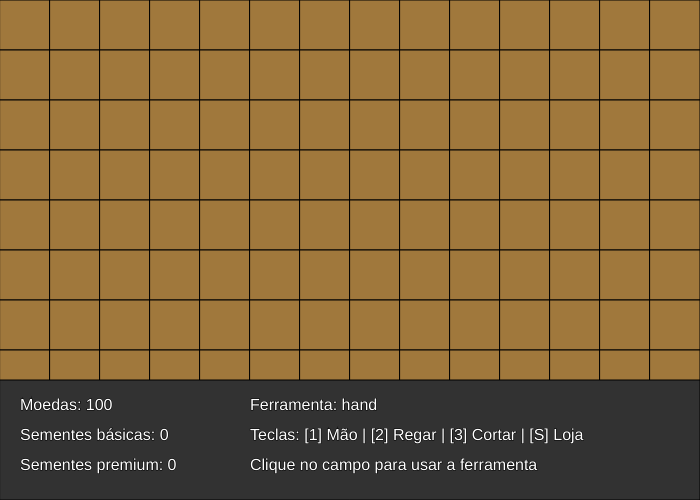
Frame 1 (no input)
Frame 60 (no input): identical to frame 1, image omitted
Frame 120 (the mouse pressed at the canvas centre since frame 60): identical to frame 1, image omitted

The p5.js sketch that drew this single still picture (run headless with seeded random() and noise() and a simulated clock; from frame 60 on, the mouse is pressed at the canvas centre):

// p5.js sketch
// ── sketch.js
// Jogo de Fazenda Melhorado em P5.js
// Richard, copie este código no editor P5.js

let playerCoins = 100;
let seeds = {basic:0, premium:0};
let farm = [];
let tileSize = 50;
let cols, rows;
let selectedTool = "hand"; // hand, water, cut
let growthTime = 5000;

function setup() {
  createCanvas(700, 500);
  cols = width / tileSize;
  rows = (height - 120) / tileSize;
  for (let i = 0; i < cols; i++) {
    farm[i] = [];
    for (let j = 0; j < rows; j++) {
      farm[i][j] = { stage: 0, timer: 0, watered:false, type:"none" };
    }
  }
}

function draw() {
  background(120, 200, 120);
  drawFarm();
  drawHUD();
  updateFarm();
}

function drawFarm() {
  for (let i = 0; i < cols; i++) {
    for (let j = 0; j < rows; j++) {
      let x = i * tileSize;
      let y = j * tileSize;
      stroke(0);
      fill(160, 120, 60);
      rect(x, y, tileSize, tileSize);

      let plant = farm[i][j];
      if (plant.stage > 0) {
        if (plant.type === "basic") {
          if (plant.stage === 1) fill(0, 200, 0);
          if (plant.stage === 2) fill(0, 150, 0);
          if (plant.stage === 3) fill(255, 200, 0);
        } else if (plant.type === "premium") {
          if (plant.stage === 1) fill(100, 200, 250);
          if (plant.stage === 2) fill(50, 150, 200);
          if (plant.stage === 3) fill(255, 100, 200);
        }
        ellipse(x + tileSize / 2, y + tileSize / 2, tileSize / 2);
      }
      if (plant.watered) {
        fill(0,0,255,100);
        ellipse(x+tileSize/2, y+tileSize/2, 10);
      }
    }
  }
}

function drawHUD() {
  fill(50);
  rect(0, height - 120, width, 120);
  fill(255);
  textSize(16);
  text("Moedas: " + playerCoins, 20, height - 90);
  text("Sementes básicas: " + seeds.basic, 20, height - 60);
  text("Sementes premium: " + seeds.premium, 20, height - 30);

  text("Ferramenta: " + selectedTool, 250, height - 90);
  text("Teclas: [1] Mão | [2] Regar | [3] Cortar | [S] Loja", 250, height - 60);
  text("Clique no campo para usar a ferramenta", 250, height - 30);
}

function mousePressed() {
  let i = floor(mouseX / tileSize);
  let j = floor(mouseY / tileSize);
  if (j < rows) {
    let plant = farm[i][j];
    if (selectedTool === "hand") {
      if (plant.stage === 0 && seeds.basic > 0) {
        plant.stage = 1;
        plant.timer = millis();
        plant.type = "basic";
        plant.watered = false;
        seeds.basic--;
      } else if (plant.stage === 0 && seeds.premium > 0) {
        plant.stage = 1;
        plant.timer = millis();
        plant.type = "premium";
        plant.watered = false;
        seeds.premium--;
      } else if (plant.stage === 3) {
        playerCoins += (plant.type === "basic" ? 20 : 40);
        plant.stage = 0;
        plant.type = "none";
      }
    } else if (selectedTool === "water") {
      plant.watered = true;
    } else if (selectedTool === "cut") {
      if (plant.stage > 0) {
        playerCoins += 5; // cortar dá menos moedas
        plant.stage = 0;
        plant.type = "none";
      }
    }
  }
}

function keyPressed() {
  if (key === '1') selectedTool = "hand";
  if (key === '2') selectedTool = "water";
  if (key === '3') selectedTool = "cut";
  if (key === 's' || key === 'S') openShop();
}

function updateFarm() {
  for (let i = 0; i < cols; i++) {
    for (let j = 0; j < rows; j++) {
      let plant = farm[i][j];
      if (plant.stage > 0 && plant.stage < 3 && plant.watered) {
        if (millis() - plant.timer > growthTime) {
          plant.stage++;
          plant.timer = millis();
          plant.watered = false; // precisa regar de novo
        }
      }
    }
  }
}

function openShop() {
  if (playerCoins >= 10) {
    playerCoins -= 10;
    seeds.basic++;
  }
  if (playerCoins >= 20) {
    playerCoins -= 20;
    seeds.premium++;
  }
}
